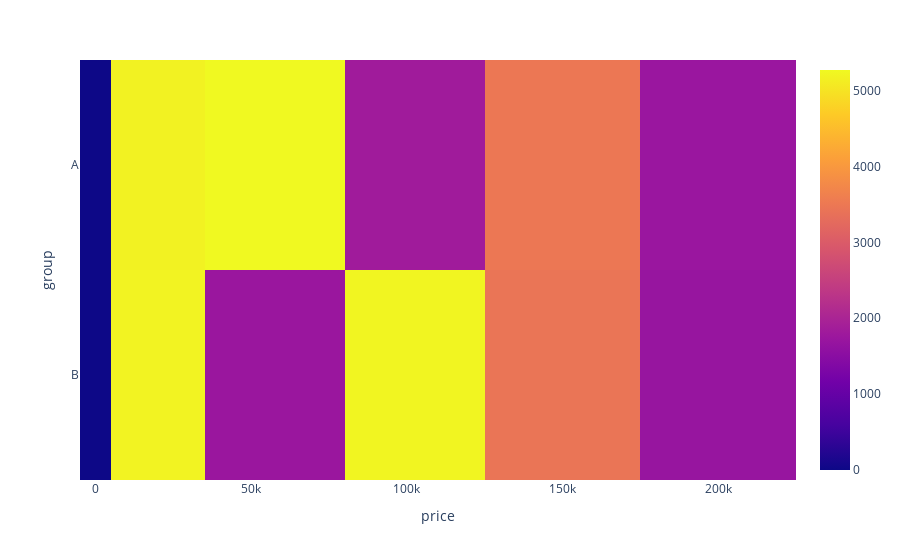

The code cell stored with this chart in its notebook:
### Markdown cell above
Визуализируйте полученную сводную таблицу с помощью тепловой карты с аннотацией. 
Чему равно количество проданных туров за 60000 рублей в группах?

### Code cell
import plotly.express  as  px
fig=px.imshow(data_7_7)
fig.show()
fig.write_html('map1.html')

### Figure 1 — Plotly figure (JSON) as saved in the notebook; plotly's stock layout.template omitted (floating-point values rounded to 4 significant figures)
{"data": [{"coloraxis": "coloraxis", "hovertemplate": "price: %{x}<br>group: %{y}<br>color: %{z}<extra></extra>", "name": "0", "type": "heatmap", "x": [0, 10000, 60000, 100000, 150000, 200000], "xaxis": "x", "y": ["A", "B"], "yaxis": "y", "z": [[0, 5182, 5271, 1832, 3478, 1724], [0, 5201, 1730, 5227, 3438, 1694]]}], "layout": {"coloraxis": {"colorscale": [[0, "#0d0887"], [0.1111, "#46039f"], [0.2222, "#7201a8"], [0.3333, "#9c179e"], [0.4444, "#bd3786"], [0.5556, "#d8576b"], [0.6667, "#ed7953"], [0.7778, "#fb9f3a"], [0.8889, "#fdca26"], [1, "#f0f921"]]}, "margin": {"t": 60}, "xaxis": {"anchor": "y", "constrain": "domain", "domain": [0, 1], "scaleanchor": "y", "title": {"text": "price"}}, "yaxis": {"anchor": "x", "autorange": "reversed", "constrain": "domain", "domain": [0, 1], "title": {"text": "group"}}}}
